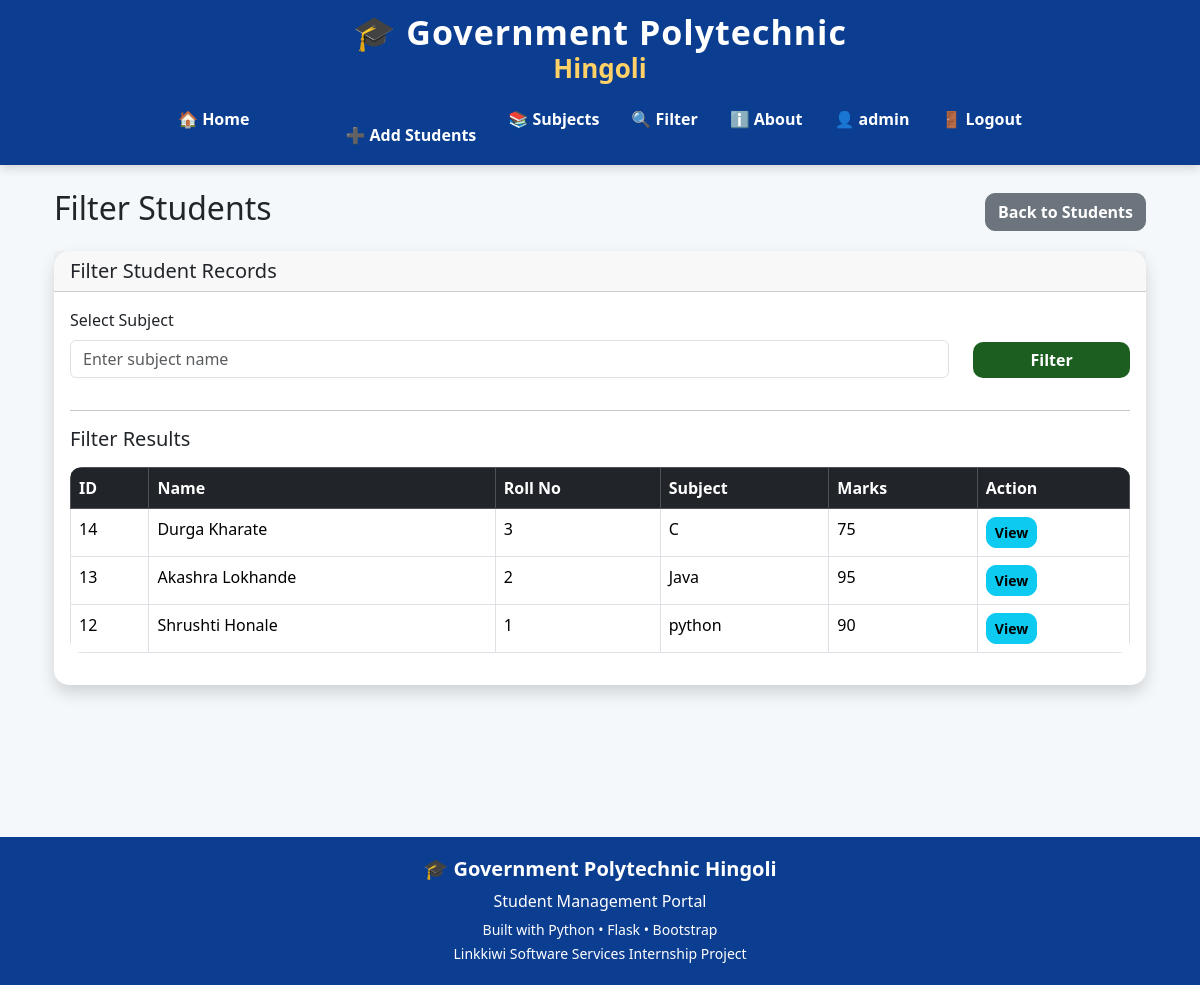
Screenshot of /filter (signed in) with the database file from the repository.
### tables this page shows
CREATE TABLE students (
            id INTEGER PRIMARY KEY AUTOINCREMENT,
            name TEXT NOT NULL,
            roll INTEGER NOT NULL,
            marks INTEGER NOT NULL,
            subject TEXT NOT NULL,
            attendance INTEGER DEFAULT 0
        );

### app.py (the view)
@app.route("/filter")
def filter_students():
    subject = request.args.get("subject", "")
    grade = request.args.get("grade", "")
    conn = get_db()
    subjects = conn.execute("""
        SELECT DISTINCT subject
        FROM students
        WHERE subject IS NOT NULL
        ORDER BY subject
    """).fetchall()
    query = "SELECT * FROM students WHERE 1=1"
    params = []
    if subject:
        query += " AND subject=?"
        params.append(subject)
    if grade == "excellent":
        query += " AND marks>=90"
    elif grade == "good":
        query += " AND marks>=75 AND marks<90"
    elif grade == "average":
        query += " AND marks>=60 AND marks<75"
    elif grade == "poor":
        query += " AND marks<45"
    query += " ORDER BY id DESC"
    students = conn.execute(
        query,
        params
    ).fetchall()
    conn.close()
    return render_template(
        "filter.html",
        students=students,
        subjects=subjects,
        selected_subject=subject,
        selected_grade=grade
    )

### database.py (called while the page is built)
def get_db():
    conn = sqlite3.connect(DB_PATH)
    conn.row_factory = sqlite3.Row
    return conn

### templates/filter.html (shortened to what this page needs)
{% extends "base.html" %}
{% block content %}
<div class="container mt-4">
    <div class="d-flex justify-content-between align-items-center mb-3">
        <h2>
            Filter Students
        </h2>
        <a href="/students" class="btn btn-secondary">
            Back to Students
        </a>
    </div>
    <div class="card shadow">
        <div class="card-header">
            <h5 class="mb-0">
                Filter Student Records
            </h5>
        </div>
        <div class="card-body">
            <form method="POST" action="/filter">
                <div class="row">
                    <div class="col-md-10 mb-3">
                        <label class="form-label">
                            Select Subject
                        </label>
                        <input
                            type="text"
                            name="subject"
                            class="form-control"
                            placeholder="Enter subject name"
                            required>
                    </div>
                    <div class="col-md-2 mb-3 d-flex align-items-end">
                        <button
                            type="submit"
                            class="btn btn-primary w-100">
                            Filter
                        </button>
                    </div>
                </div>
            </form>
            <hr>
            <h5 class="mb-3">
                Filter Results
            </h5>
            <div class="table-responsive">
                <table class="table table-bordered table-hover">
                    <thead class="table-dark">
                        <tr>
                            <th>
                                ID
                            </th>
                            <th>
                                Name
                            </th>
                            <th>
                                Roll No
                            </th>
                            <th>
                                Subject
                            </th>
                            <th>
                                Marks
                            </th>
                            <th>
                                Action
                            </th>
                        </tr>
                    </thead>
                    <tbody>
                    {% for student in students %}
                        <tr>
                            <td>
                                {{ student['id'] }}
                            </td>
                            <td>
                                {{ student['name'] }}
                            </td>
                            <td>
                                {{ student['roll'] }}
                            </td>
                            <td>
                                {{ student['subject'] }}
                            </td>
                            <td>
                                {{ student['marks'] }}
                            </td>
                            <td>
                                <a href="/detail/{{ student['id'] }}"
                                   class="btn btn-info btn-sm">
                                    View
                                </a>
                            </td>
                        </tr>
                    {% endfor %}
                    </tbody>
                </table>
            </div>
        </div>
    </div>
</div>
{% endblock %}

### templates/base.html (style rules this page uses)
body { font-family:"Segoe UI",sans-serif; background:#f4f8fb; margin:0; padding:0; }
.container { min-height:75vh; }
.card { border:none; border-radius:15px; box-shadow:0 4px 15px rgba(0,0,0,.08); transition:.3s; }
.btn { border-radius:10px; font-weight:600; }
.btn-primary { background:#1b5e20; border:none; }
.table { background:white; border-radius:12px; overflow:hidden; }
.table thead { background:#1b5e20; color:white; }

### rows the page displays
students: id "14", name "Durga Kharate", roll "3", subject "C", marks "75"
students: id "13", name "Akashra Lokhande", roll "2", subject "Java", marks "95"
students: id "12", name "Shrushti Honale", roll "1", subject "python", marks "90"

### other values shown
{{ session.username }} "admin"
